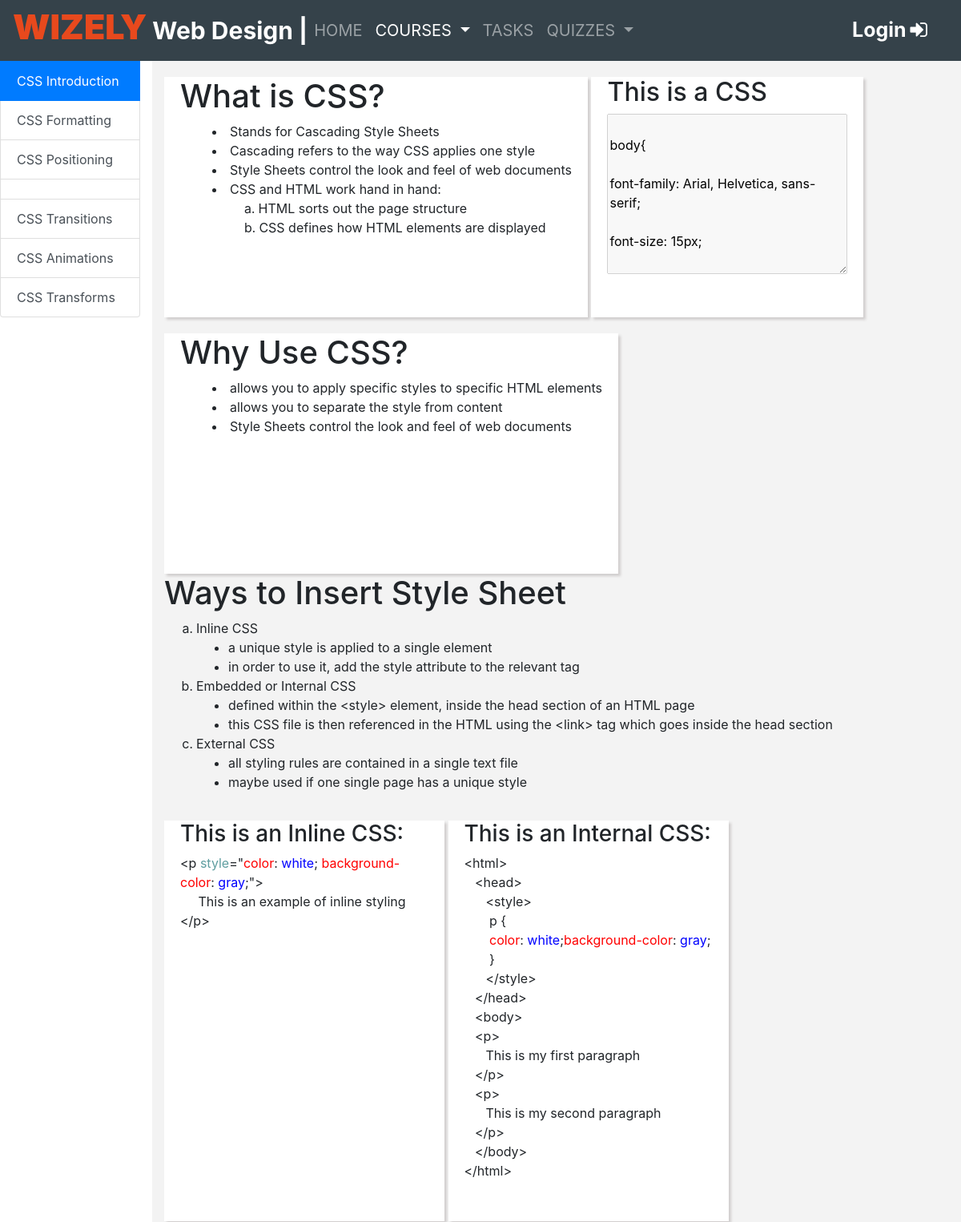
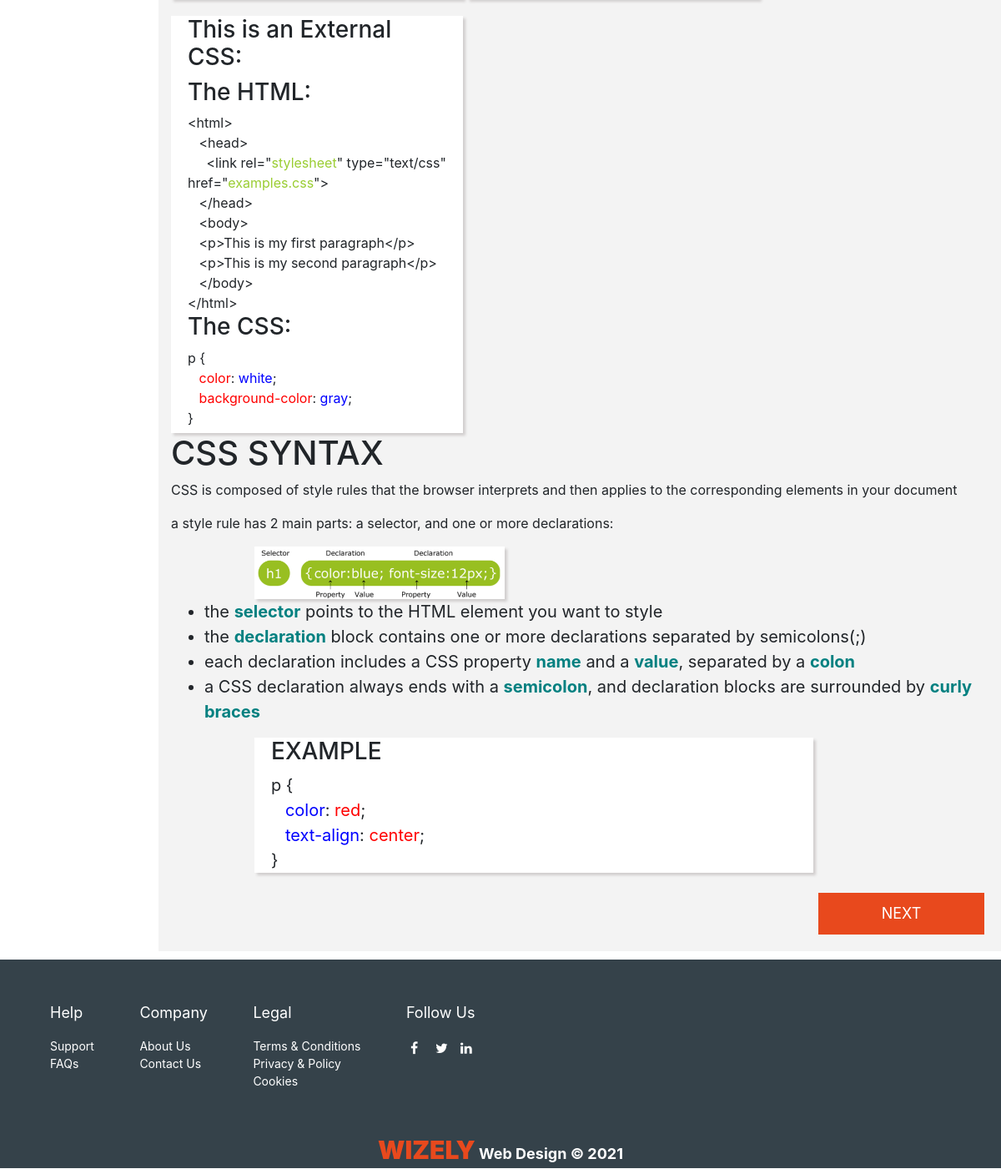
Screenshot of /CSS1.php with the database file from the repository (2 pictures, top to bottom).
### tables this page shows
CREATE TABLE `lessons` (
  `lessonID` int(11) NOT NULL,
  `Category` varchar(20) NOT NULL,
  `lessonName` varchar(50) NOT NULL,
  `title1` varchar(50) NOT NULL,
  `title2` varchar(50) NOT NULL,
  `title3` varchar(50) NOT NULL,
  `title4` varchar(50) NOT NULL,
  `title5` varchar(50) NOT NULL,
  `description1` mediumtext NOT NULL,
  `description2` mediumtext NOT NULL,
  `description3` mediumtext NOT NULL,
  `description4` mediumtext NOT NULL,
  `description5` mediumtext NOT NULL,
  `info1` mediumtext NOT NULL,
  `info2` mediumtext NOT NULL,
  `info3` mediumtext NOT NULL,
  `info4` mediumtext NOT NULL,
  `info5` mediumtext NOT NULL,
  `example1` mediumtext NOT NULL,
  `example2` mediumtext NOT NULL,
  `example3` mediumtext NOT NULL,
  `example4` mediumtext NOT NULL,
  `example5` mediumtext NOT NULL
);

### CSS1.php (the view, shortened to what this page needs)
<?php
include("config.php");
?>
<!DOCTYPE html>
<html lang="en">
<head>
	<link rel="stylesheet" href="CSS/CSS1.css">
	<link rel="stylesheet" type="text/css" href="bootstrap/bootstrap.css">
	<link rel="stylesheet" href="https://cdnjs.cloudflare.com/ajax/libs/font-awesome/4.7.0/css/font-awesome.min.css">
</head>
<body>
	<nav class="navbar navbar-expand-lg navbar-dark" style="background: #35424a;">
		<div class="collapse navbar-collapse" id="navbarNavDropdown">
			<h1 style="font-weight:bolder; font-size:30px; color:white">
				<span style="color:#e8491d; font-weight:bolder; font-size:43px">WIZELY</span>
				Web Design |
			</h1>
			<ul class="navbar-nav" style="font-size: 20px;">
				<li class="nav-item">
					<a class="nav-link" href="index.php">HOME <span class="sr-only">(current)</span></a>
				</li>
				<li class="nav-item dropdown active">
					<a class="nav-link dropdown-toggle" href="#" id="navbarDropdownMenuLink" data-toggle="dropdown" aria-haspopup="true" aria-expanded="false">
						COURSES
					</a>
				</li>
				<li class="nav-item">
					<?php if (empty($user_check)) { ?>
						<a class="nav-link" href="LoginPage.php">TASKS</a>
					<?php } ?>
				</li>
				<li class="nav-item dropdown">
					<a class="nav-link dropdown-toggle" href="#" id="navbarDropdownMenuLink" data-toggle="dropdown" aria-haspopup="true" aria-expanded="false">
						QUIZZES
					</a>
				</li>
			</ul>
		</div>
		<nav>
			<div class="btn-group">
				<?php if (empty($user_check)) { ?>
					<a href="LoginPage.php" class="login">Login<i class="fa fa-sign-in" aria-hidden="true"></i></a>
				<?php } ?>
			</div>
		</nav>
	</nav>
	<div class="row">
		<div class="col-2">
			<div class="list-group" id="list-tab" role="tablist">
				<a class="list-group-item list-group-item-action active" href="CSS1.php">CSS Introduction</a>
				<a class="list-group-item list-group-item-action" href="formatting.php">CSS Formatting</a>
				<a class="list-group-item list-group-item-action" href="positioning.php">CSS Positioning</a>
				<a class="list-group-item list-group-item-action" href="addedcss.php"></a>
				<?php
				$sql = "SELECT * FROM lessons WHERE Category='CSS Lesson'";
				$stmt = $conn->query($sql);
				while ($row = $stmt->fetch(PDO::FETCH_ASSOC)) {
				?>
					<a class="list-group-item list-group-item-action" href="addedcss.php">
						<?php echo $row['lessonName'] ?>
					</a>
				<?php } ?>
			</div>
		</div>
		<div class="col-10" style="background-color: #f3f3f3;">
			<div class="tab-content" id="nav-tabContent">
				<div class="css">
					<h1>What is CSS?</h1>
					<ul type="disc">
						<li>Stands for Cascading Style Sheets</li>
						<li>Cascading refers to the way CSS applies one style</li>
						<li>Style Sheets control the look and feel of web documents</li>
						<li>CSS and HTML work hand in hand:
							<ol type="a">
								<li>HTML sorts out the page structure</li>
								<li>CSS defines how HTML elements are displayed</li>
							</ol>
						</li>
					</ul>
				</div>
				<div class="css">
					<h2>This is a CSS</h2>
					<textarea disabled>
									body{
										font-family: Arial, Helvetica, sans-serif;
										font-size: 15px;
										background-color: #f3f3f3;
										text-align: center;
									}
								</textarea>
				</div>
				<div class="css">
					<h1>Why Use CSS?</h1>
					<ul type="disc">
						<li>allows you to apply specific styles to specific HTML elements</li>
						<li>allows you to separate the style from content</li>
						<li>Style Sheets control the look and feel of web documents</li>
					</ul>
				</div>
				<div>
					<h1>Ways to Insert Style Sheet</h1>
					<ol type="a">
						<li>Inline CSS
							<ul type="disc">
								<li>a unique style is applied to a single element</li>
								<li>in order to use it, add the style attribute to the relevant tag</li>
							</ul>
						</li>
						<li>Embedded or Internal CSS
							<ul type="disc">
								<li>defined within the &lt;style&gt; element,
									inside the head section of an HTML page</li>
								<li>this CSS file is then referenced in the HTML using the
									&lt;link&gt; tag which
									goes inside the head section</li>
							</ul>
						</li>
						<li>External CSS
							<ul type="disc">
								<li>all styling rules are contained in a single text file</li>
								<li>maybe used if one single page has a unique style</li>
							</ul>
						</li>
					</ol>
				</div>
				<div class="example">
					<h3>This is an Inline CSS:</h3>
					<div>
						&lt;p <span style="color: cadetblue;">style</span>="<span style="color: red;">color</span>:
						<span style="color: blue;">white</span>; <span style="color: red;">background-color</span>:
						<span style="color: blue;">gray</span>;"&gt;<br>
						&nbsp; &nbsp; &nbsp;This is an example of inline styling<br>
						&lt;/p&gt;
					</div>
				</div>
				<div class="example">
					<h3>This is an Internal CSS:</h3>
					<div>
						&lt;html&gt; <br>
						&nbsp; &nbsp;&lt;head&gt; <br>
						&nbsp; &nbsp; &nbsp;&nbsp;&lt;style&gt;<br>
						&nbsp; &nbsp; &nbsp;&nbsp;&nbsp;p {<br>
						&nbsp; &nbsp; &nbsp;&nbsp;&nbsp;<span style="color: red;">color</span>:
						<span style="color: blue;">white</span>;<span style="color: red;">background-color</span>:
						<span style="color: blue;">gray</span>;<br>
						&nbsp; &nbsp; &nbsp;&nbsp;&nbsp;}
						<br>
						&nbsp; &nbsp; &nbsp;&nbsp;&lt;/style&gt; <br>
						&nbsp; &nbsp;&lt;/head&gt; <br>
						&nbsp; &nbsp;&lt;body&gt; <br>
						&nbsp; &nbsp;&lt;p&gt;<br>
						&nbsp; &nbsp;&nbsp; &nbsp;This is my first paragraph <br>
						&nbsp; &nbsp;&lt;/p&gt; <br>
						&nbsp; &nbsp;&lt;p&gt;<br>
						&nbsp; &nbsp;&nbsp; &nbsp;This is my second paragraph <br>
						&nbsp; &nbsp;&lt;/p&gt; <br>
						&nbsp; &nbsp;&lt;/body&gt; <br>
						&lt;/html&gt;
					</div>
				</div>
				<div class="example">
					<h3>This is an External CSS:</h3>
					<div>
						<h3>The HTML:</h3>
						&lt;html&gt; <br>
						&nbsp; &nbsp;&lt;head&gt; <br>
						&nbsp; &nbsp; &nbsp;&lt;link rel="<span style="color: yellowgreen;">stylesheet</span>"
						type="text/css" href="<span style="color: yellowgreen;">examples.css</span>"&gt;<br>
						&nbsp; &nbsp;&lt;/head&gt; <br>
						&nbsp; &nbsp;&lt;body&gt; <br>
						&nbsp; &nbsp;&lt;p&gt;This is my first paragraph&lt;/p&gt; <br>
						&nbsp; &nbsp;&lt;p&gt;This is my second paragraph&lt;/p&gt; <br>
						&nbsp; &nbsp;&lt;/body&gt; <br>
						&lt;/html&gt;
						<h3>The CSS:</h3>
						p { <br>
						&nbsp; &nbsp;<span style="color: red;">color</span>:
						<span style="color: blue;">white</span>;<br>
						&nbsp; &nbsp;<span style="color: red;">background-color</span>:
						<span style="color: blue;">gray</span>; <br>
						}
					</div>
				</div>
				<div class="syntax">
					<h1>CSS SYNTAX</h1>
					<p>
						CSS is composed of style rules that the browser interprets
						and then applies to the corresponding elements in your document
					</p>
					<p>
						a style rule has 2 main parts: a selector, and one or more declarations:
					</p>
					<img src="assets/css-syntax.png" alt="css-syntax.png" title="This is the CSS Syntax">
					<ul>
						<li>the <span style="color: teal;font-weight: bolder;">selector</span> points to the HTML element you want to style</li>
						<li>the <span style="color: teal;font-weight: bolder;">declaration</span> block contains one or more declarations separated by semicolons(;)</li>
						<li>each declaration includes a CSS property <span style="color: teal;font-weight: bolder;">name</span>
							and a <span style="color: teal;font-weight: bolder;">value</span>, separated by a
							<span style="color: teal;font-weight: bolder;">colon</span>
						</li>
						<li>a CSS declaration always ends with a
							<span style="color: teal;font-weight: bolder;">semicolon</span>,
							and declaration blocks are surrounded by
							<span style="color: teal;font-weight: bolder;">curly braces</span>
						</li>
					</ul>
					<div>
						<h3>EXAMPLE</h3>
						p { <br>
						&nbsp; &nbsp;<span style="color: blue;">color</span>:
						<span style="color: red;">red</span>;<br>
						&nbsp; &nbsp;<span style="color: blue;">text-align</span>:
						<span style="color:red;">center</span>; <br>
						}
					</div>
				</div>
				<br>
				<button id="next"><a href="formatting.php">NEXT</a></button>
			</div>
		</div>
	</div>
	<footer>
		<section>
			<p>Help</p>
			<ul>
				<li><a href="">Support</a></li>
				<li><a href="">FAQs</a></li>
			</ul>
		</section>
		<section>
			<p>Company</p>
			<ul>
				<li><a href="">About Us</a></li>
				<li><a href="">Contact Us</a></li>
			</ul>
		</section>
		<section>
			<p>Legal</p>
			<ul>
				<li><a href="">Terms & Conditions</a></li>
				<li><a href="">Privacy & Policy</a></li>
				<li><a href="">Cookies</a></li>
			</ul>
		</section>
		<section>
			<p>Follow Us</p>
			<a href="#" class="fa fa-facebook" title="Facebook"></a>
			<a href="#" class="fa fa-twitter" title="Twitter"></a>
			<a href="#" class="fa fa-linkedin" title="LinkedIn"></a>
		</section>
		<div>
			<p><span>WIZELY</span> Web Design &copy; 2021</p>
		</div>
	</footer>
</body>
</html>

### CSS/CSS1.css (style rules this page uses)
.btn-group { width: 300px; }
.login { color: #ffffff; margin-left: 180px; font-size: 25px; text-decoration: none; font-weight: bold; }
.css { display: inline-block; list-style: inside; height: 300px; width: fit-content; background-color: #ffffff; vertical-align: middle; margin-top: 20px; padding-left: 20px; padding-right: 20px; box-shadow: 3px 3px 3px #d1cece;; }
.example { display: inline-block; list-style: inside; height: 500px; width: 350px; background-color: #ffffff; vertical-align: middle; margin-top: 20px; padding-left: 20px; padding-right: 20px; box-shadow: 3px 3px 3px #d1cece;; }
textarea { display: inline-block; height: 200px; width: 300px; color: #000000; resize: none; }
.syntax img { margin-left: 100px; width: 300px; box-shadow: 3px 3px 3px #d1cece;; }
.syntax li { font-size: 20px; }
.syntax div { background-color: #ffffff; width: 670px; font-size: 20px; margin-left: 100px; padding-left: 20px; box-shadow: 3px 3px 3px #d1cece;; }
#next { width: 20%; height: 50px; background-color: #e8491d; border: none; margin-bottom: 20px; margin-right: 20px; float: right; }
button a { text-decoration: none; color: #ffffff; font-size: 18px; }
footer { padding: 20px; margin-top: 10px; height: 250px; background-color: #35424a; }
footer section { text-align: justify; display: inline-block; margin-left: 30px; margin-top: 20px; padding: 10px; color: #ffffff; }
footer section ul { list-style: none; margin-top: 10px; padding: 0; }
footer section p { font-size: 18px; }
footer section a { float: left; text-decoration: none; color: #ffffff; font-size: 14px; }
footer div { margin-top: 40px; display: block; text-align: center; color: white; }
footer div p { color: #ffffff; font-weight: bolder; font-size: 18px; }
footer div p span { color: #e8491d; font-weight: bolder; font-size: 30px; }
.fa { padding: auto; font-size: 15px; width: 20px; height: 20px; text-decoration: none; margin: 5px 5px; color: white; }

### rows the page displays
lessons: lessonName "CSS Transitions"
lessons: lessonName "CSS Animations"
lessons: lessonName "CSS Transforms"
